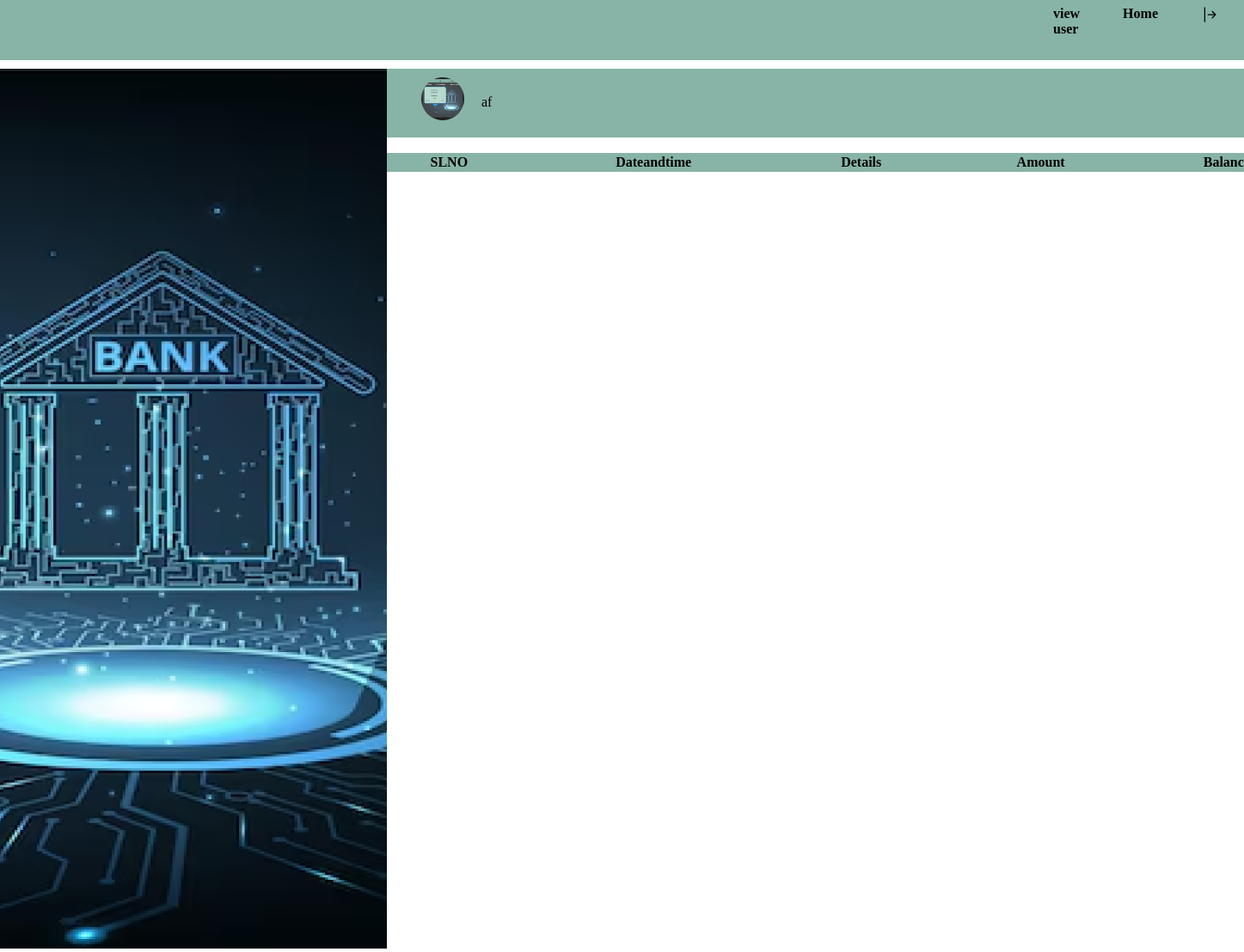
/userhistory/1, run on the app's committed database.
### app/models.py (models this page shows, shortened)
class CustomeUser(AbstractUser):
    age=models.IntegerField(null=True,blank=True)
    Phonenumber=models.IntegerField(null=True,blank=True,unique=True)
    Address=models.CharField(null=True,blank=True,max_length=100)
    DOB=models.DateField(null=True,blank=True)
    InitialAmount=models.IntegerField(null=True,blank=True)
    AccountNumber=models.CharField(null=True,blank=True,max_length=100,unique=True)
    Pancardno=models.CharField(null=True,blank=True,max_length=100,unique=True)
    AdharNumber=models.CharField(null=True,blank=True,max_length=100,unique=True)
    Ifsc=models.IntegerField(null=True,blank=True)
    Branch=models.CharField(null=True,blank=True ,max_length=100)
    Pincode=models.IntegerField(null=True,blank=True)
    usertype=models.CharField(max_length=200)
    Image=models.FileField(null=True,blank=True)

### app/views.py (the view)
# urls.py: path('userhistory/<int:id>', views.userhistory, name='userhistory'),
def userhistory(request,id):
    datas = transaction.objects.filter(user_id=id)
    users= CustomeUser.objects.get(id=id)
    return render(request,'bank/profilehistory.html',{'data':datas,'user':users})

### template/bank/profilehistory.html (shortened to what this page needs)
<!DOCTYPE html>
<html lang="en">
    {% load static %}
<head>
</head>
<body>
    <nav class="navbar">
        <div class="container-fluid">
        <ul>
            <li>
            <a href="{% url 'viewuser' %}">view user</a>
            </li>
            <li>
                <a href="{% url 'bankhome' %}">Home</a>
            </li>
            <li>
            <a href="{% url 'logout' %}"><b></b></a>
            </li>
    </ul>
</nav>
    <div class="row align-items-center ">
        <div class="col-sm-4 ">
                 <img src="{% static 'images/Rectangle 1.png' %}" alt="bank" style="height:auto;width:auto;margin-top:0px;">
        </div>
        <div class="col-sm-8 ">
                <table class="table">
                    <div class="row1 ">
                    <p class="col-sm-6 flex-start " style="margin-left:20px;"><img  src="{{user.Image.url}}" alt="" style="width: 50px;height: 50px;border-radius: 30px;margin-top:10px;margin-left:20px ;"></p>
                    <p class="col-sm-6 flex-end " style="margin-left:20px;margin-top:30px">{{user.first_name}}</p>
            </div>
                    <tr>
                        <th>SLNO</th>
                        <th>Dateandtime</th>
                        <th>Details</th>
                        <th>Amount</th>
                        <th>Balance</th>
                    </tr>
                    <br>
                </table>
        </div>
    </div>
</body>
</html>

### template/bank/profilehistory.html (style rules this page uses)
* { margin:0px; padding:0px; }
table { color: rgb(0, 0, 0); background-color: #87b4a6; margin-top:00px; justify-content: center; width: 1110px; height:auto; }
.row { display: flex; justify-content: center; }
.row1 { display:flex; background-color: #87b4a6; width:100%; height: 80px; }
th { padding-right:50px; }
.navbar { background-color: #87b4a6; width:100%; height:70px; margin-bottom: 10px; }
.container-fluid { background-color: #87b4a6; width: 100%; height: 50px; align-content:center; margin-left:0px; }
ul { display: flex; margin-left:1220px; font-size: medium; }
li { margin-right:40px; list-style-type: none; color: rgb(0, 0, 0); padding: 5px; }
a { text-decoration: none; color:black; font-weight:bold; }

### data on the page
CustomeUser: Image (picture), first_name "af"
